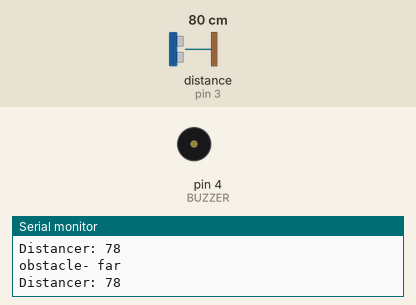
Recording of a sketch running on a simulated Arduino Uno, built with avr-gcc and run on an emulated ATmega328P. On the bench: buzzer (waves = sounding, pin HIGH), the last lines printed to the serial monitor. Wiring (inferred from the names in the program): ultrasonic range finder: trigger pin 2; echo pin 3. The inputs (shaded band) are chosen by the test bench; at power-on: distance to the obstacle (sensor on pin 3) 80 cm. The echo pulse lasts 58.3 µs per cm; pins used as bus, display or sensor lines are not drawn.

Above: at 3.2 s.
3.3 s: distance to the obstacle (sensor on pin 3) set to 45 cm
6.3 s: distance to the obstacle (sensor on pin 3) set to 38 cm
At 6.8 s:
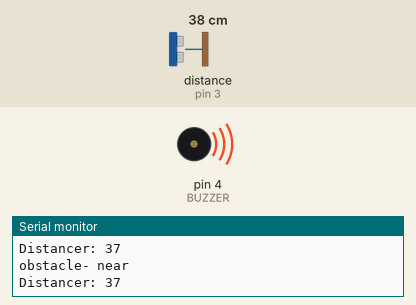
7.8 s: distance to the obstacle (sensor on pin 3) set to 50 cm
At 8.4 s:
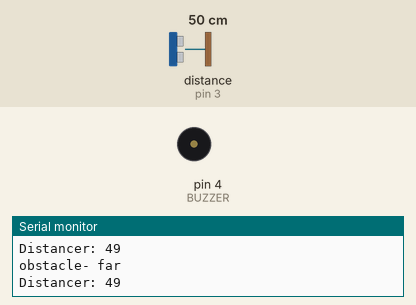
10.8 s: distance to the obstacle (sensor on pin 3) set to 2 cm
At 11.7 s:
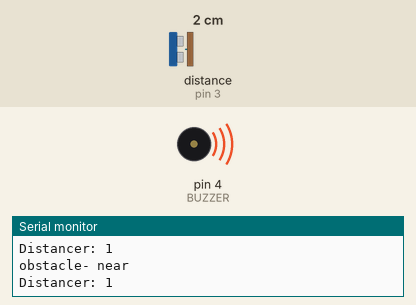
Timing chart, 0 to 13.3 s (numbered marks = the images above; inputs shaded):
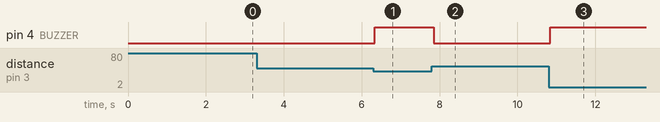

The sketch:

blind_stick.ino
```cpp
 const int BUZZER = 4;

   const int trigPinr = 2;
  const int echoPinr = 3;
  long durationr;
  int distancer;
  void setup() {

   pinMode(trigPinr, OUTPUT);
  pinMode(echoPinr, INPUT);
   pinMode(BUZZER, OUTPUT);
  Serial.begin(9600);
  delay(2000);
}
void loop() {

   digitalWrite(trigPinr, LOW);
  delayMicroseconds(2);
  digitalWrite(trigPinr, HIGH);
  delayMicroseconds(10);
  digitalWrite(trigPinr, LOW);
  durationr = pulseIn(echoPinr, HIGH);
  distancer= durationr*0.034/2;
  Serial.print("Distancer: ");
  Serial.println(distancer);

     if( distancer<40) //IF ONLY CENTER DETECTED
     {
       Serial.println("obstacle- near");
        digitalWrite (BUZZER,HIGH);
     }
        if( distancer>45) //IF ONLY CENTER DETECTED
     {
       Serial.println("obstacle- far");
          digitalWrite (BUZZER,LOW);


     }
}
```

Measured:
- the behaviour switches between 41 and 40 cm on distance to the obstacle (sensor on pin 3) (found by bisection; images 0 and 1)
- the behaviour switches between 46 and 47 cm on distance to the obstacle (sensor on pin 3) (found by bisection; images 1 and 2)
- after the input at 6.3 s, pin 4 (BUZZER): LOW → HIGH at once
- after the input at 7.8 s, pin 4 (BUZZER): HIGH → LOW after 0.05 s
- after the input at 10.8 s, pin 4 (BUZZER): LOW → HIGH after 0.05 s
